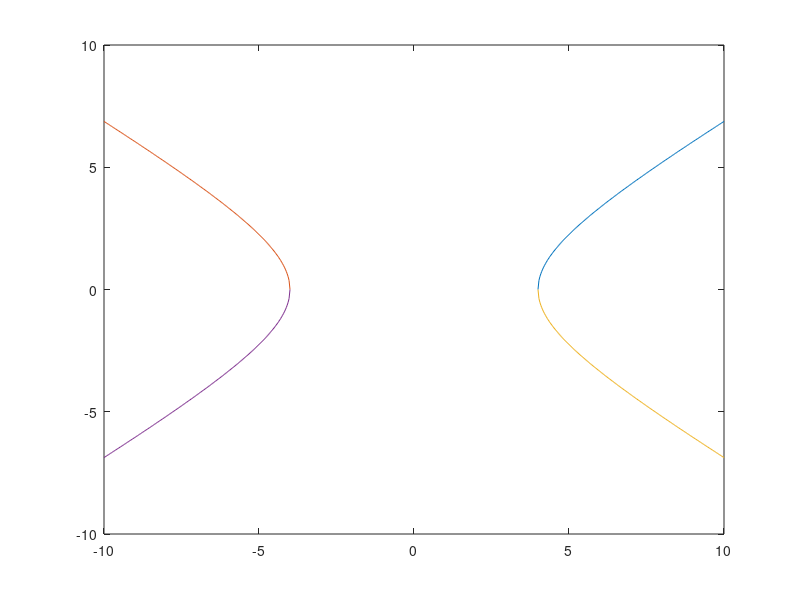

Source code (MATLAB):
% m2_hyperbola.m


close all
clear all
clc


x1 = linspace(4,10,200);
x2 = -x1;

y1 = 3 .* sqrt((x1/4).^2 - 1);

y2 = -y1;

figure(1)
plot(x1,y1);
hold on
plot(x2,y1);
plot(x1,y2);
plot(x2,y2);
